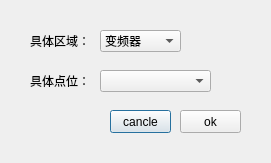
<?xml version="1.0" encoding="UTF-8"?>
<ui version="4.0">
 <class>Dialog</class>
 <widget class="QDialog" name="Dialog">
  <property name="windowTitle">
   <string>Dialog</string>
  </property>
  <widget class="QComboBox" name="comboBox_1">
   <property name="geometry">
    <rect>
     <x>100</x>
     <y>30</y>
     <width>81</width>
     <height>22</height>
    </rect>
   </property>
   <item>
    <property name="text">
     <string>变频器</string>
    </property>
   </item>
   <item>
    <property name="text">
     <string>OP20</string>
    </property>
   </item>
   <item>
    <property name="text">
     <string>OP30</string>
    </property>
   </item>
   <item>
    <property name="text">
     <string>OP40</string>
    </property>
   </item>
   <item>
    <property name="text">
     <string>系统故障</string>
    </property>
   </item>
  </widget>
  <widget class="QComboBox" name="comboBox_2">
   <property name="geometry">
    <rect>
     <x>100</x>
     <y>70</y>
     <width>111</width>
     <height>22</height>
    </rect>
   </property>
  </widget>
  <widget class="QLabel" name="label_1">
   <property name="geometry">
    <rect>
     <x>30</x>
     <y>70</y>
     <width>61</width>
     <height>21</height>
    </rect>
   </property>
   <property name="text">
    <string>具体点位：</string>
   </property>
  </widget>
  <widget class="QLabel" name="label_2">
   <property name="geometry">
    <rect>
     <x>30</x>
     <y>30</y>
     <width>61</width>
     <height>21</height>
    </rect>
   </property>
   <property name="text">
    <string>具体区域：</string>
   </property>
  </widget>
  <widget class="QPushButton" name="pushButton_1">
   <property name="geometry">
    <rect>
     <x>110</x>
     <y>110</y>
     <width>61</width>
     <height>23</height>
    </rect>
   </property>
   <property name="text">
    <string>cancle</string>
   </property>
  </widget>
  <widget class="QPushButton" name="pushButton_2">
   <property name="geometry">
    <rect>
     <x>180</x>
     <y>110</y>
     <width>61</width>
     <height>23</height>
    </rect>
   </property>
   <property name="text">
    <string>ok</string>
   </property>
  </widget>
 </widget>
 <resources/>
 <connections/>
</ui>
